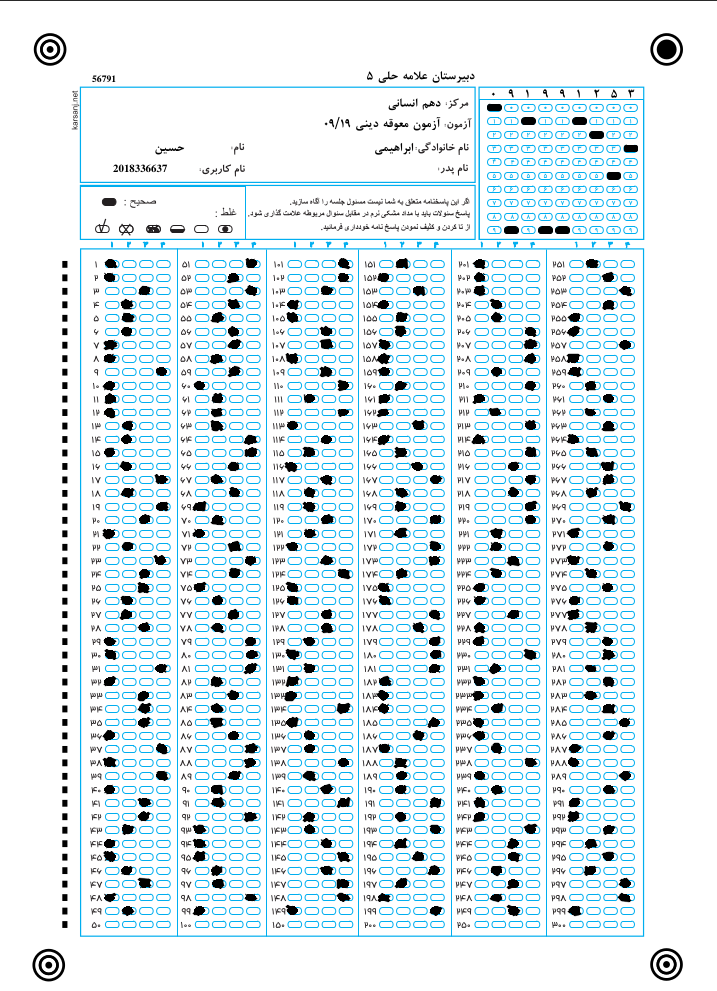
#> input picture assets/sample_sheet.png, 717 x 991 px
$ python -i preprocess.py   (imports and definitions only)
#> lines starting #> are read from the running program, lines starting #| are printed output that depends on the picture
from __future__ import annotations

from pathlib import Path
import subprocess
import tempfile

import cv2
import numpy as np

from .exceptions import ImageLoadError
from .models import PreprocessParams


# [47 lines left out: functions _render_pdf_first_page, load_image, normalize_image, not called in this run]


def to_gray(image: np.ndarray) -> np.ndarray:
    return cv2.cvtColor(image, cv2.COLOR_BGR2GRAY)


# [20 lines that did not run here, left out]


# [5 lines that did not run here, left out]


def create_dark_ink_mask(
    image: np.ndarray,
    dark_pixel_threshold: int = 120,
    strong_color_saturation: int = 60,
) -> np.ndarray:
    gray = to_gray(image)
    hsv = cv2.cvtColor(image, cv2.COLOR_BGR2HSV)
    value_mask = gray <= dark_pixel_threshold
    low_value_mask = hsv[:, :, 2] <= dark_pixel_threshold
    cyan_like = (
        (hsv[:, :, 0] >= 75)
        & (hsv[:, :, 0] <= 115)
        & (hsv[:, :, 1] >= strong_color_saturation)
        & (hsv[:, :, 2] >= 90)
    )
    mask = (value_mask | low_value_mask) & ~cyan_like
    return (mask.astype(np.uint8) * 255)

>>> import cv2
>>> picture = cv2.imread('../../assets/sample_sheet.png', cv2.IMREAD_GRAYSCALE)
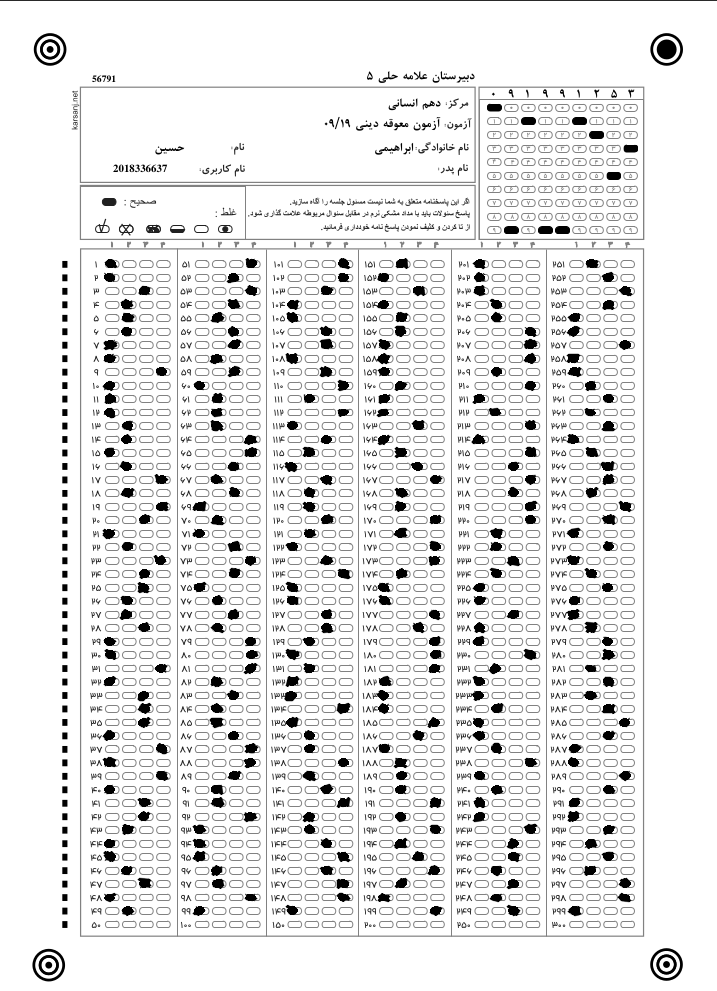
#> picture: shape (991, 717); min 0, max 255, mean 231.2
#> (the run stopped early here; a loop or call above may not have finished)
